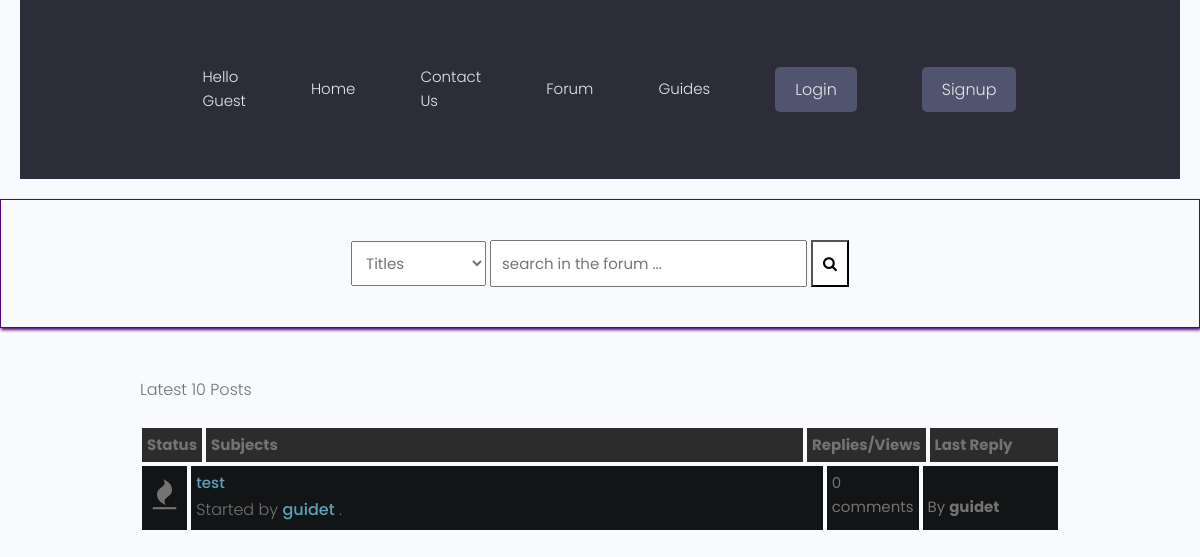
The app's page /forum/latest_posts, older data.
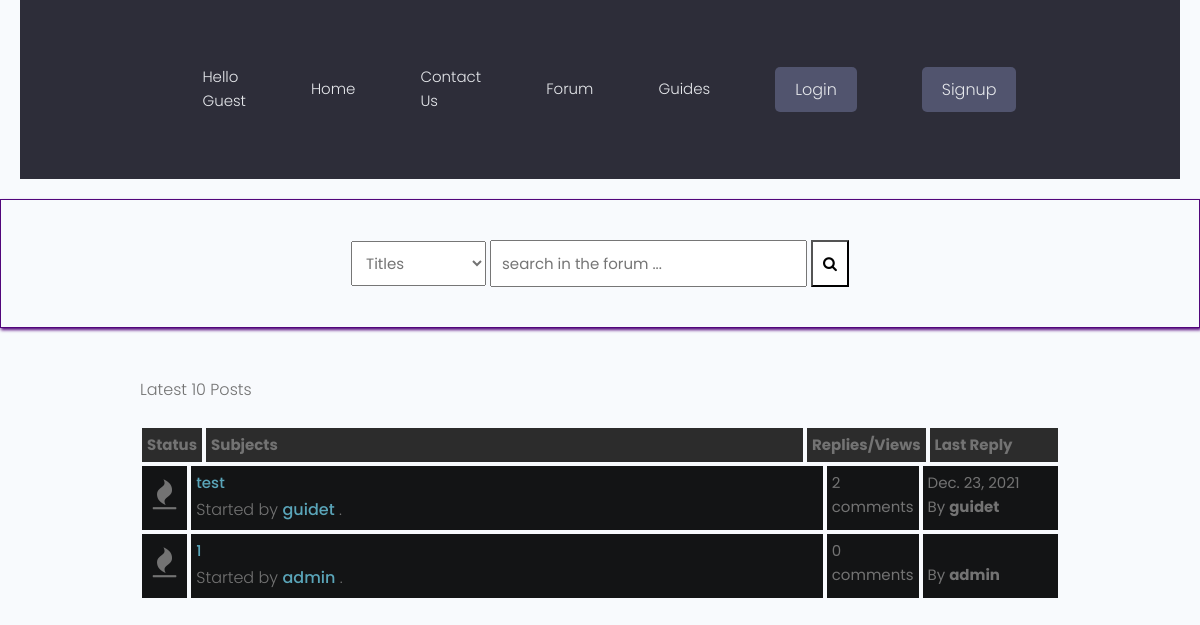
The same page, newer data.
### forum/models.py (models this page shows, shortened)
class Post(models.Model):
    title = models.CharField(max_length=400)
    slug = models.SlugField(max_length=400, unique=True, blank=True)
    user = models.ForeignKey(Author, on_delete=models.CASCADE) #frame key of the author
    content = HTMLField()
    categories = models.ForeignKey(Category, on_delete=models.SET_NULL, null=True)
    date = models.DateTimeField(auto_now_add=True)
    tags = TaggableManager() #imported from taggit.managers
    comments = models.ManyToManyField(Comment, blank=True)
    closed = models.BooleanField(default=False)
    def get_url(self):
        return reverse("detail", kwargs={
            "slug":self.slug
        })
    @property
    def num_comments(self):
        return self.comments.count()
    @property
    def last_reply(self):
        return self.comments.latest("date")

class Author(models.Model):
    user = models.ForeignKey(User, on_delete=models.CASCADE)
    fullname = models.CharField(max_length=40, blank=True)
    slug = models.SlugField(max_length=400, unique=True, blank=True) # imported from django.utils.text
    bio = HTMLField() #desctription of the user imported the field from tinymce.models
    @property
    def user_name(self):
        return self.user
    @property
    def user_profile(self):
        return self.user.profile.id

class Comment(models.Model):
    user = models.ForeignKey(Author, on_delete=models.CASCADE)
    content = models.TextField()
    date = models.DateTimeField(auto_now_add=True)

### forum/views.py (the view)
# urls.py: path("latest_posts", latest_posts, name="latest_posts"),
def latest_posts(request):
    posts = Post.objects.all()[:10]
    context = {
        "posts":posts,
        "title": "latest-posts",
    }
    return render(request, "forum/latest-posts.html", context)

### forum/context_processors.py (called while the page is built, shortened)
def searchFunction(request):
    search_context = {}
    posts = Post.objects.all()
    return search_context

### forum/templates/forum/latest-posts.html
{% extends 'forumsbase.html' %}
{% block content %}
    <div class="container">
        <div class="navigate">
            <span>Latest 10 Posts</span>
        </div>
        <div class="posts-table">
            <div class="table-head">
                <div class="status">Status</div>
                <div class="subjects">Subjects</div>
                <div class="replies">Replies/Views</div>
                <div class="last-reply">Last Reply</div>
            </div>
            {% for post in posts %}
            <div class="table-row">
                <div class="status"><i class="fa fa-fire"></i></div>
                <div class="subjects">
                    <a href="{{post.get_url}}">{{post.title}}</a>
                    <br>
                    <span>Started by <b><a href="{% url  'guide-profile' post.user.user_profile %}">{{post.user.user_name}}</a></b> .</span>
                </div>
                <div class="replies">
                    {{post.num_comments}} comments <br>
                </div>
                <div class="last-reply">
                    {{post.last_reply.date|date}}
                    <br>By <b>{{post.user.user_name}}</b>
                </div>
            </div>
            {% endfor %}
        </div>
    {% endblock content %}

Row changes from the older to the newer data that the page shows:
shown differently, row unchanged: Post "test": num_comments "0" → "2"; last_reply (not shown) → "Dec. 23, 2021"
added Post: title "1", user.user_name "admin", num_comments "0"
